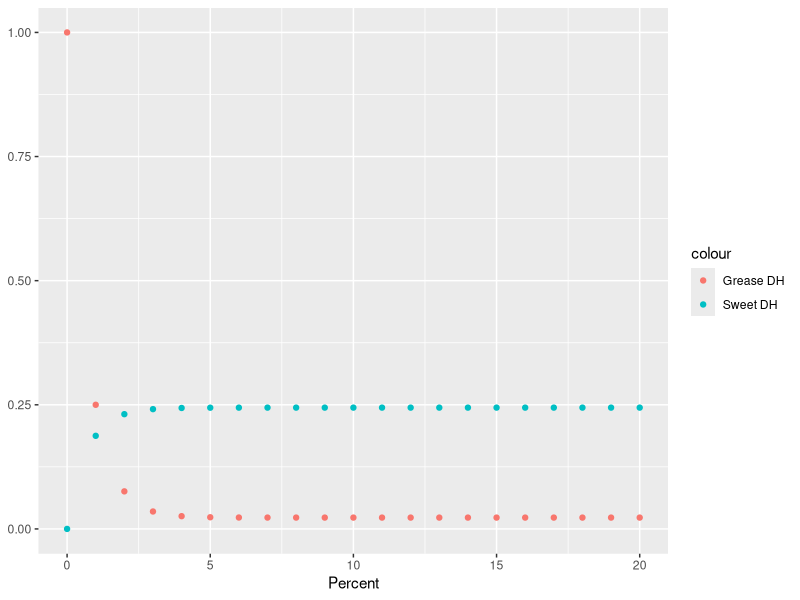

Generate this figure with R:
## ---- chunk 1
knitr::opts_chunk$set(echo = TRUE)
## ---- chunk 2
library("ggplot2")
## ---- chunk 3


grease_n <- function ( g, s) {
   .25*g + .07 * s 
}


sweet_n <- function ( g, s) {
   .75*g + .93 * s 
}

g<- 1
s<-0 
n<-0
 
dining <- data.frame(
  n = n,
  g = g,
  s = s ) 
  
  
 
  
for (n in 1:20 ) {
  g <- grease_n( g,s )
  s <- sweet_n( g,s )
  n <- n 
    
dining <- rbind ( dining , data.frame(
                                    n = n,
                                    g = g,
                                    s = s )
                       )
    
}
  
ggplot(dining, aes(n)) + 
  geom_point(aes(y = g, colour = "Grease DH")) + 
  geom_point(aes(y = s, colour = "Sweet DH"))  +
  theme(axis.title.y=element_blank())  + 
  ylab("Day") + 
  xlab ("Percent")
  



## ---- chunk 4

dining
## ---- chunk 5

hw_df <- data.frame (
  h =  c( 60, 61,62,63,64,65,66,67,68,69,70,71,72,73,74,75,76,77,78,79,80),
  w =  c(132,136,141,145,150,155,160,165,170,175,180,185,190,195,201,206,212,218,223,229,234)
  
)

n <- NROW(hw_df)

m <- ( (n * sum(hw_df [,"h"]* hw_df [,"w"]  )  ) -(sum(hw_df [,"h"]) ) * sum(hw_df [,"w"]) ) / ( n* sum(hw_df [,"h"]^2) -  (sum(hw_df [,"h"])) ^2   )   
 
b <- (sum(hw_df [,"w"]) - (m * sum(hw_df [,"h"]) ))/n

#sse

 

sse  <-  sum((hw_df$w - (m * hw_df$h + b))^2)
sst <- sum((hw_df$w  - mean(hw_df$w ))^2)

ssr <- sst-sse
r_sq <- 1-(sse/sst)
